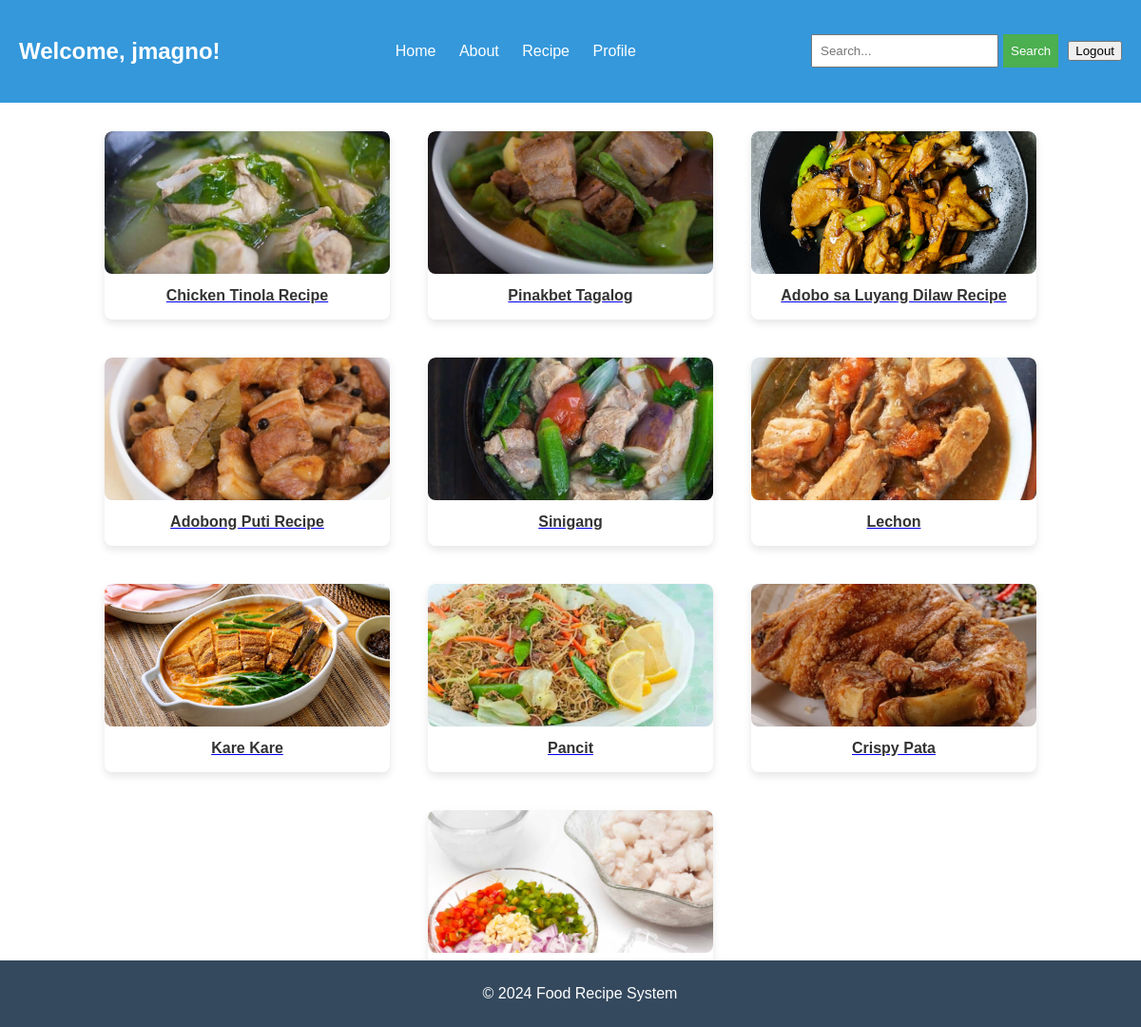
Page /dashboard/dashboard.php (signed in) on the committed database.
### tables this page shows
CREATE TABLE `recipes` (
  `id` int(11) NOT NULL,
  `title` varchar(255) NOT NULL,
  `description` text NOT NULL,
  `image_path` varchar(255) DEFAULT NULL,
  `username` varchar(50) NOT NULL,
  `created_at` timestamp NOT NULL DEFAULT current_timestamp(),
  `ingredients` text DEFAULT NULL
);

### dashboard/dashboard.php (the view, shortened to what this page needs)
<?php
include '../connection/db.php';
$username = $_SESSION['username'];
$sql = "SELECT * FROM recipes";
$result = $conn->query($sql);
?>
<!DOCTYPE html>
<html lang="en">
<head>
    <link rel="stylesheet" href="dashboard.css">
</head>
<body>
    <header>
        <div class="header-container">
            <div class="welcome-container">
                <h2>Welcome, <?php echo $username; ?>!</h2>
            </div>
            <div class="navigation-container">
                <nav>
                    <a href="dashboard.php">Home</a>
                    <a href="about.php">About</a>
                    <a href="recipe.php">Recipe</a>
                    <a href="profile.php">Profile</a>
                </nav>
            </div>
            <div class="search-container">
                <form action="search.php" method="get">
                    <input type="text" name="query" placeholder="Search...">
                    <button type="submit">Search</button>
                </form>
            </div>
            <form method="post" style="margin-left: 10px;">
                <button type="submit" name="logout">Logout</button>
            </form>
        </div>
    </header>
    <main>
    <div class="recipe-container">
            <?php while ($row = $result->fetch_assoc()) : ?>
                <div class="recipe-card">
                    <a href="full_view.php?recipe_id=<?php echo $row['id']; ?>">
                        <img src="<?php echo $row['image_path']; ?>" alt="<?php echo $row['title']; ?>">
                        <h3><?php echo $row['title']; ?></h3>
                    </a>
                </div>
            <?php endwhile; ?>
        </div>
    </main>
    <footer>
        <div class="footer-container">
            <p>&copy; <?php echo date("Y"); ?> Food Recipe System</p>
        </div>
    </footer>
</body>
</html>

### dashboard/dashboard.css (style rules this page uses)
body { font-family: Arial, sans-serif; margin: 0; padding: 0; }
header { background-color: #3498db; color: white; padding: 10px; text-align: center; }
.header-container { display: flex; justify-content: space-between; align-items: center; padding: 10px; }
nav a { color: white; text-decoration: none; margin: 0 10px; }
main { padding: 20px; }
footer { background-color: #34495e; color: white; text-align: center; padding: 10px; position: fixed; bottom: 0; width: 100%; }
.footer-container { max-width: 1200px; margin: 0 auto; }
.navigation-container { flex-grow: 1; text-align: center; }
.search-container { margin-left: auto; }
.search-container form { display: flex; }
.search-container input { padding: 8px; margin-right: 5px; }
.search-container button { padding: 8px; background-color: #4CAF50; color: white; border: none; cursor: pointer; }

### dashboard/dashboard.php (style rules this page uses)
.recipe-container { display: flex; flex-wrap: wrap; gap: 20px; justify-content: center; }
.recipe-card { max-width: 300px; width: 100%; text-align: center; overflow: hidden; border-radius: 8px; box-shadow: 0 4px 8px rgba(0, 0, 0, 0.1); margin: 10px; }
.recipe-card img { width: 100%; height: 150px; object-fit: cover; border-radius: 8px; cursor: pointer; }
.recipe-card h3 { margin-top: 10px; font-size: 16px; color: #333; }

### rows in the picture
recipes: image_path (picture), title "Chicken Tinola Recipe"
recipes: image_path (picture), title "Pinakbet Tagalog"
recipes: image_path+title (picture), title "Adobo sa Luyang Dilaw Recipe"
recipes: image_path (picture), title "Adobong Puti Recipe"
recipes: image_path+title (picture), title "Sinigang"
recipes: image_path (picture), title "Lechon"
recipes: image_path (picture), title "Kare Kare"
recipes: image_path+title (picture), title "Pancit"
recipes: image_path (picture), title "Crispy Pata"
recipes: image_path (picture)

### other values in the picture
$username "jmagno"
